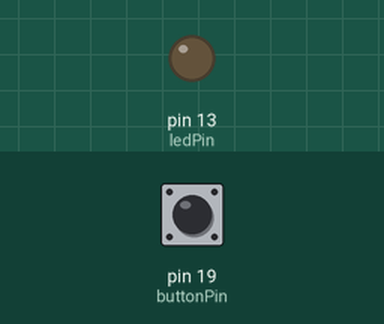
This sketch was run on a simulated Arduino Uno, built with avr-gcc and run on an emulated ATmega328P. On the bench: output pins drawn as LEDs (lit = HIGH). The test bench sets the inputs (shaded band); at power-on: pin 19 (buttonPin) LOW. What the sketch prints to the serial monitor is not drawn.

Above: at 1.2 s.
1.3 s: pin 19 (buttonPin) pulled HIGH for 0.15 s
At 1.4 s:
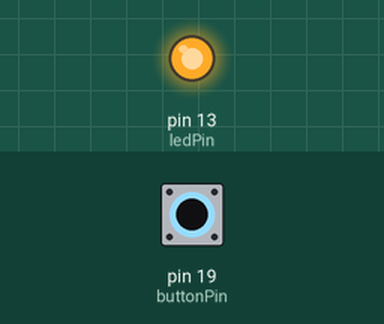
3.0 s: pin 19 (buttonPin) pulled HIGH for 3.2 s
At 7.6 s:
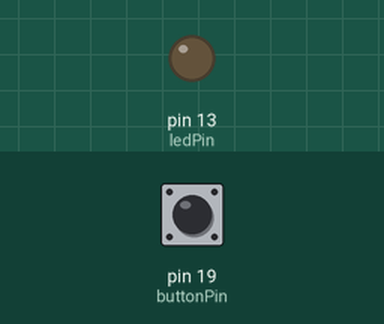
Timing chart, 0 to 9.1 s (numbered marks = the images above; inputs shaded):
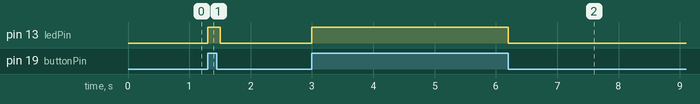

The sketch:

Pump.ino
```cpp
const int buttonPin = 19;     // the number of the pushbutton pin
const int ledPin =  13;      // the number of the LED pin
int buttonState = 0;         // variable for reading the pushbutton status

void setup() {
	pinMode(ledPin, OUTPUT);
	pinMode(buttonPin, INPUT);
	Serial.begin(9600);
}

void loop() {
	int buttonState = digitalRead(buttonPin);
	if (buttonState == HIGH) {
		digitalWrite(ledPin, HIGH);
		Serial.print("1");
	}
	else {
		digitalWrite(ledPin, LOW);
	}
	delay(100);
}
```

Measured:
- after the input at 1.3 s, pin 13 (ledPin): LOW → HIGH at once, → LOW 0.20 s later
- after the input at 3.0 s, pin 13 (ledPin): LOW → HIGH at once, → LOW 3.2 s later
